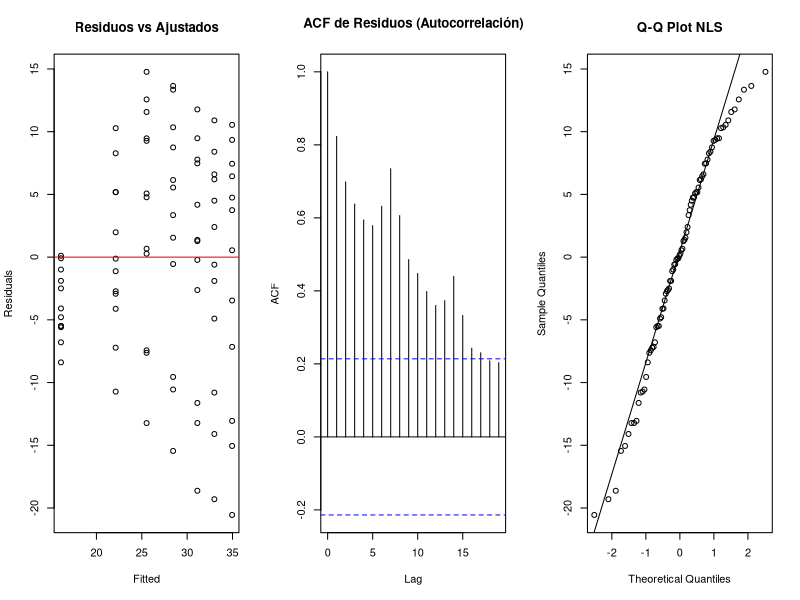

Here is the R script that generated this plot: (Note: this script raises an error after producing the figure.)
# =============================================================================
# REGRESIÓN NO LINEAL (NLS) + DIAGNÓSTICO
# =============================================================================
install.packages(c("lmtest", "nlme"))
library(lmtest) 


# Definición de la función teórica
mm_model <- function(conc, Vmax, K) { (Vmax * conc) / (K + conc) }

# Ajuste global 
nls_fit <- nls(uptake ~ mm_model(conc, Vmax, K), 
               data = CO2, 
               start = list(Vmax = 30, K = 50))

print(summary(nls_fit))

# --- DIAGNÓSTICO DE SUPUESTOS ---

res_nls <- resid(nls_fit)
fit_nls <- fitted(nls_fit)

# 1. Normalidad (Shapiro)
print(shapiro.test(res_nls))

# 2. Homocedasticidad (Breusch-Pagan modificado o Visual)
par(mfrow = c(1, 3))
plot(fit_nls, res_nls, main = "Residuos vs Ajustados", xlab = "Fitted", ylab = "Residuals")
abline(h = 0, col = "red")

# 3. INDEPENDENCIA (El supuesto crítico en series/repetidas)
acf(res_nls, main = "ACF de Residuos (Autocorrelación)")

# 4. Q-Q Plot
qqnorm(res_nls, main = "Q-Q Plot NLS"); qqline(res_nls)
par(mfrow = c(1, 1))

# Test de Durbin-Watson (Adaptación manual o visual)

# --- SOLUCIÓN AVANZADA ---

# Implementación rápida de nlme para contrastar
library(nlme)
nlme_fit <- nlme(uptake ~ mm_model(conc, Vmax, K),
                 data = CO2,
                 fixed = Vmax + K ~ 1,
                 random = Vmax ~ 1 | Plant, 
                 start = c(Vmax = 30, K = 50))
print(summary(nlme_fit))
